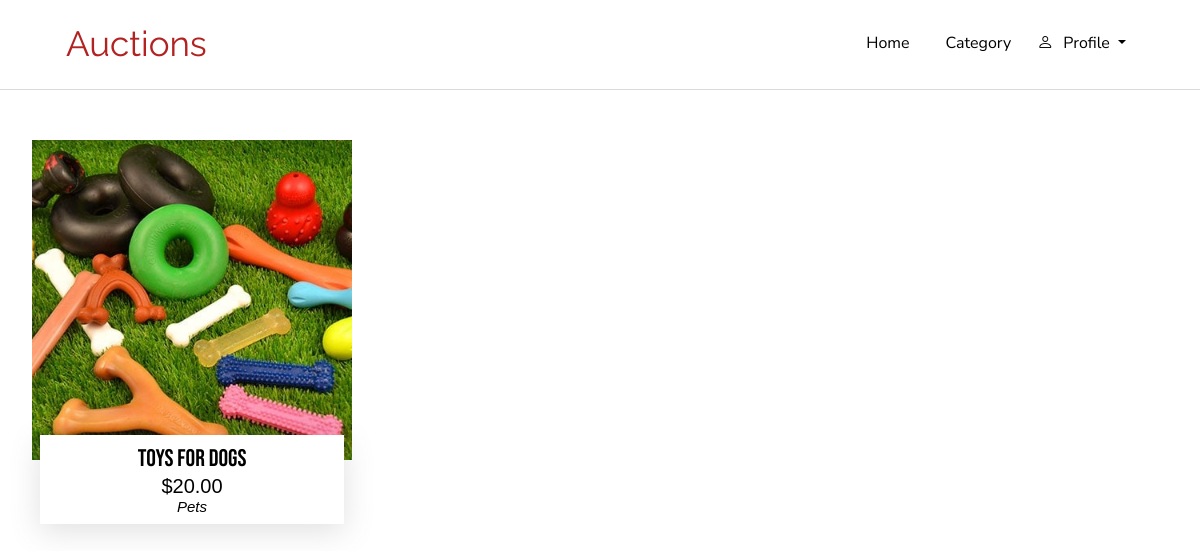
Screenshot of /category/Pets with the database file from the repository.
### auctions/models.py (models this page shows, shortened)
class Listing(models.Model):
    username = models.ForeignKey(User, null=True, on_delete=models.CASCADE, related_name="user")
    item = models.CharField(max_length=100)
    description = models.TextField()
    image = models.ImageField(upload_to='images/', blank=True, null=True)
    category = models.ForeignKey(Category, on_delete=models.CASCADE, related_name="categories")
    active = models.BooleanField(default=True)
    price = models.FloatField()
    watched = models.ManyToManyField(User, null=True, related_name="watchlist")
    winner_user = models.ForeignKey(User, on_delete=models.CASCADE, null=True, blank=True,  related_name="winner")
    def winner(self):
        return self.bid_item.last().user

class Category(models.Model):
    CATEGORIES = ("Groceries & Stores", "Groceries & Stores"), ("Fashion & Beauty", "Fashion & Beauty"), ("Pets", "Pets"), ("Drugstore & Personal Care", "Drugstore & Personal Care"), ("Home & DIY", "Home & DIY"), ("Devices & Electronics", "Devices & Electronics"), ("Music, Video & Gaming", "Music, Video & Gaming"), ("Books & Reading", "Books & Reading"), ("Toys, Kids & Baby", "Toys, Kids & Baby"), ("Automotive", "Automotive"), ("Office & Professional", "Office & Professional"), ("Sports & Fanshop", "Sports & Fanshop"), ("Outdoors & Travels", "Outdoors & Travels"), ("Other", "Other")
    name = models.CharField(max_length=100, choices=CATEGORIES, primary_key=True)
    category_image = models.ImageField(upload_to='category/', blank=True, null=True)
    def __str__(self):
        return f"{self.name}"

### auctions/views.py (the view)
# urls.py: path("category/<str:category>", views.categories, name="categories")
def categories(request, category):
    item = Category.objects.get(name=category)
    categories = item.categories.all()
    return render(request, "auctions/categories.html", {
        "categories": categories
    })

### auctions/templates/auctions/categories.html (shortened to what this page needs)
{% extends "auctions/layout.html" %}
{% block body %}
    <div class="container">
        <div class="categories_product-grid">
            {% for listings in categories %}
                {% if listings.active %}
                    <div class="cards stacked">
                        {% if listings.image %}
                            <img src="{{ listings.image.url }}" class="card__image" alt="{{ listings.item }}" >
                        {% else %}
                            <img src="static/auctions/noimage.jpg" class="card__image" alt="{{ listings.item }}">
                        {% endif %}
                        <a href="{% url 'listing' listings.id %}"><div class="card__content">
                            <h2 class="card__title">{{ listings.item }}</h2>
                            <p class="card__price">${{ listings.price|floatformat:2 }}</p>
                            <p class="card__description">{{ listings.category}}</p>
                        </a></div>
                    </div>
                {% endif %}
                {% empty %}
                        <p> No listings </p>
            {% endfor %}
        </div>
{% endblock %}

### auctions/static/styles.css (style rules this page uses)
body { margin: 0; }
img, picture { max-width: 100%; display: block; }
.container { max-width: 100rem; margin-inline: auto; padding-inline: 2rem; }
.stacked { display: grid; }
.stacked > * { grid-column: 1 / 2; grid-row: 1 / 2; }
.categories_product-grid { display: grid; grid-template-columns: repeat(auto-fit, minmax(20rem, 12rem)); margin: 50px 0 0 0; gap: 10px 55px; }
.cards { aspect-ratio: 1 / 1.30; }
a { text-decoration: none; }
.card__content { background: white; color: black; align-self: end; margin: .5rem .5rem 2rem; box-shadow: rgba(100, 100, 111, 0.2) 0px 7px 29px 0px; transition: 0.25s; text-decoration: none; text-align: center; }
.card__title { font-family: 'Bebas Neue', cursive; font-size: 1.50rem; line-hieght: 1.1; color: black; margin: 10px 10px -8px 10px; }
.card__price { font-family: 'Open-Sans', sans-serif; font-size: 20px; margin: 5px 10px -10px 10px; color: black; }
.card__description { font-family: 'Open-Sans', sans-serif; font-size: 15px; font-style: italic; margin: 5px 10px 5px 10px; color: black; }
.card__image { aspect-ratio: 1/1; width: 100%; object-fit: cover; }

### rows the page displays
Listing: image (picture), item "Toys for dogs", price "20.00", category "Pets"
